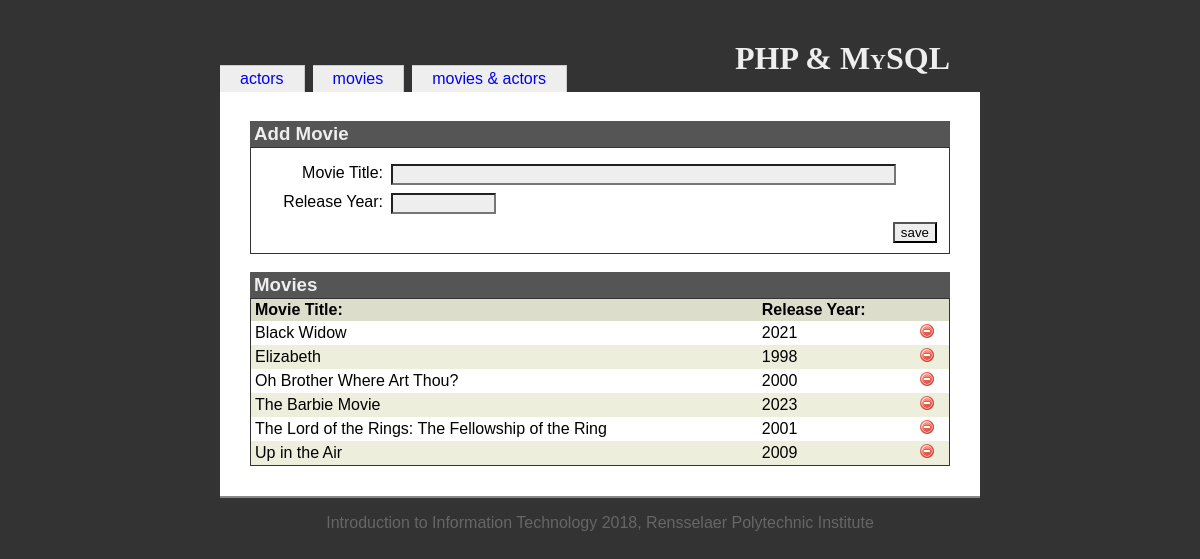
The app's page /movies.php with its own data.
### tables this page shows
CREATE TABLE `movies` (
  `movieid` int(10) UNSIGNED NOT NULL,
  `title` varchar(100) NOT NULL,
  `year` char(4) DEFAULT NULL
);

### movies.php (the view, shortened to what this page needs)
<?php
  include('includes/init.inc.php');
  include('includes/functions.inc.php');
?>
<?php
  include('includes/head.inc.php');
?>
<h1>PHP &amp; MySQL</h1>
<?php include('includes/menubody.inc.php'); ?>
<?php
  $dbOk = false;
  @ $db = new mysqli('localhost', 'zhengm4', 'zhengm4', 'iit');
  if ($db->connect_error) {
    echo '<div class="messages">Could not connect to the database. Error: ';
    echo $db->connect_errno . ' - ' . $db->connect_error . '</div>';
  } else {
    $dbOk = true;
  }
  $havePost = isset($_POST["save"]);
  $errors = '';
?>
<h3>Add Movie</h3>
<form id="addForm" name="addForm" action="movies.php" method="post" onsubmit="return validate(this);">
  <fieldset>
    <div class="formData">
      <label class="field" for="title">Movie Title:</label>
      <div class="value"><input type="text" size="60" value="<?php if($havePost && $errors != '') { echo $title; } ?>" name="title" id="title"/></div>
      <label class="field" for="year">Release Year:</label>
      <div class="value"><input type="text" size="10" maxlength="10" value="<?php if($havePost && $errors != '') { echo $year; } ?>" name="year" id="year"/></div>
      <input type="submit" value="save" id="save" name="save"/>
    </div>
  </fieldset>
</form>
<h3>Movies</h3>
<table id="actorTable">
<?php
  if ($dbOk) {
    $query = 'select * from movies order by title';
    $result = $db->query($query);
    $numRecords = $result->num_rows;
    echo '<tr><th>Movie Title:</th><th>Release Year:</th><th></th></tr>';
    for ($i=0; $i < $numRecords; $i++) {
      $record = $result->fetch_assoc();
      if ($i % 2 == 0) {
        echo "\n".'<tr id="movie-' . $record['movieid'] . '"><td>';
      } else {
        echo "\n".'<tr class="odd" id="movie-' . $record['movieid'] . '"><td>';
      }
      echo htmlspecialchars($record['title']);
      echo '</td><td>';
      echo htmlspecialchars($record['year']);
      echo '</td><td>';
      echo '<img src="resources/delete.png" class="delete deleteMovie" width="16" height="16" alt="delete movie"/>';
      echo '</td></tr>';
    }
  }
?>
</table>
<?php include('includes/foot.inc.php');
?>

### resources/iit.css (style rules this page uses)
body { font-family: Georgia, Arial, Helvetica, sans-serif; color: black; background-color: #333; margin: 0; padding: 0; }
h1 { position: relative; top: 20px; text-align: right; margin: 20px 30px 0 0; font-family: Palatino, Times New Roman, Times, serif; font-variant: small-caps; }
fieldset { clear: both; margin: 0; padding-top: 1em; border: 1px solid #333; }
.field { width: 120px; margin: 0 0.5em 0.5em 0; float: left; clear: left; text-align: right; }
.value { margin: 0 0 0.5em 0; }
input { background-color: #eee; color: black; }
#save { float: right; }
h3 { margin: 1em 0 0 0; background-color: #555; color: #eee; padding: 2px 4px; }
table { margin: 0; }
th { text-align: left; padding-right: 1em; }
td { padding-right: 1em; }
#actorTable { width: 100%; border-spacing: 0; border: 1px solid #333; }
#actorTable th { background-color: #ddc; padding: 2px 4px; }
#actorTable td { padding: 2px 4px; }
#actorTable tr.odd td { background-color: #eed; color: black; }
.delete { cursor: pointer; }

### records on screen
movies: title "Black Widow", year "2021"
movies: title "Elizabeth", year "1998"
movies: title "Oh Brother Where Art Thou?", year "2000"
movies: title "The Barbie Movie", year "2023"
movies: title "The Lord of the Rings: The Fellowship of the Ring", year "2001"
movies: title "Up in the Air", year "2009"

### other values on screen
$value "actors"
$value "movies"
$value "movies & actors"
